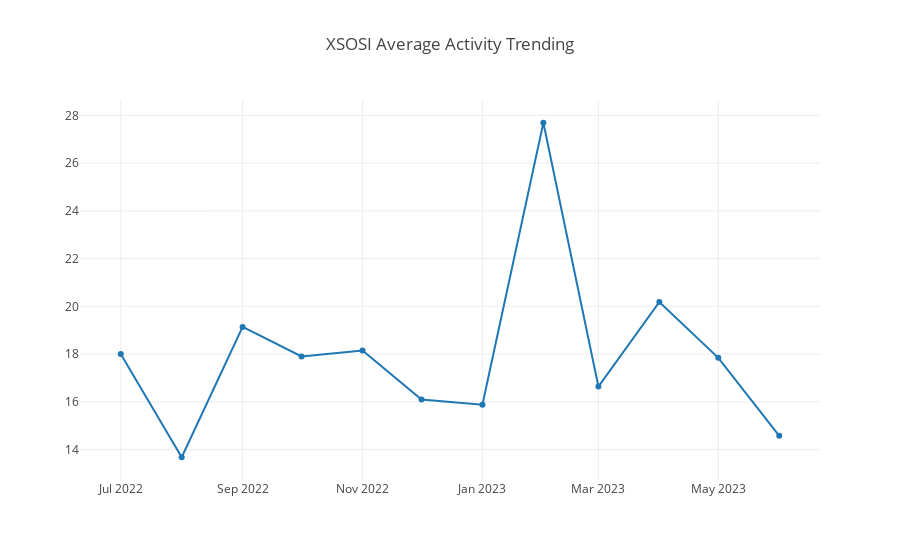

Source (notebook cell):
### Code cell
openDigger.render.plotly([{ x: monthes, y: averageActivityTrend, type: 'scatter' }], { title: 'XSOSI Average Activity Trending' });

### Figure 1 — Plotly figure (JSON) as saved in the notebook; plotly's stock layout.template omitted (floating-point values rounded to 4 significant figures)
{"data": [{"type": "scatter", "x": ["2022-7", "2022-8", "2022-9", "2022-10", "2022-11", "2022-12", "2023-1", "2023-2", "2023-3", "2023-4", "2023-5", "2023-6"], "y": [18.0, 13.68, 19.14, 17.9, 18.15, 16.1, 15.88, 27.69, 16.64, 20.19, 17.84, 14.57]}], "layout": {"autosize": true, "title": {"text": "XSOSI Average Activity Trending"}, "xaxis": {"autorange": true, "range": ["2022-06-10 22:55:17.1032", "2023-06-21 01:04:42.8968"], "type": "date"}, "yaxis": {"autorange": true, "range": [12.52, 28.85], "type": "linear"}}}
